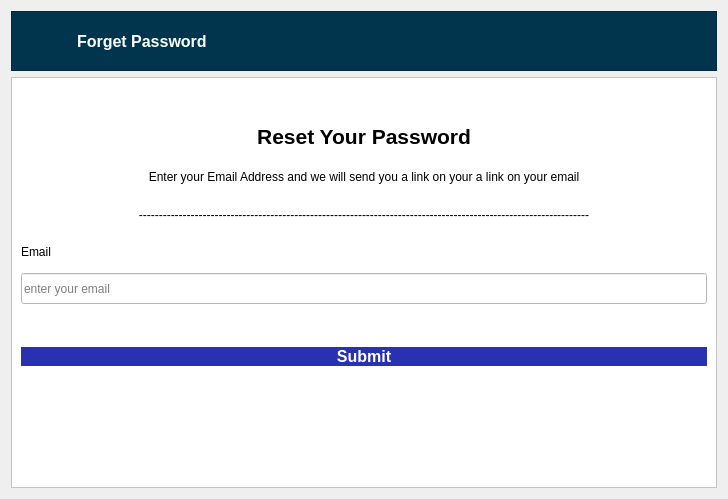
<?xml version="1.0" encoding="UTF-8"?>
<ui version="4.0">
 <class>forgetpasswordbutton</class>
 <widget class="QDialog" name="forgetpasswordbutton">
  <property name="geometry">
   <rect>
    <x>0</x>
    <y>0</y>
    <width>728</width>
    <height>499</height>
   </rect>
  </property>
  <property name="windowTitle">
   <string>Dialog</string>
  </property>
  <layout class="QVBoxLayout" name="verticalLayout">
   <item>
    <widget class="QFrame" name="frame">
     <property name="maximumSize">
      <size>
       <width>16777215</width>
       <height>60</height>
      </size>
     </property>
     <property name="styleSheet">
      <string notr="true">background-color: rgb(0,53,77)</string>
     </property>
     <property name="frameShape">
      <enum>QFrame::Shape::StyledPanel</enum>
     </property>
     <property name="frameShadow">
      <enum>QFrame::Shadow::Raised</enum>
     </property>
     <layout class="QHBoxLayout" name="horizontalLayout">
      <item>
       <widget class="QLabel" name="label">
        <property name="maximumSize">
         <size>
          <width>50</width>
          <height>46</height>
         </size>
        </property>
        <property name="styleSheet">
         <string notr="true">color: rgb(255, 255, 255);</string>
        </property>
        <property name="text">
         <string/>
        </property>
        <property name="pixmap">
         <pixmap>../../../../../Downloads/lock-solid-full.svg</pixmap>
        </property>
        <property name="scaledContents">
         <bool>true</bool>
        </property>
       </widget>
      </item>
      <item>
       <widget class="QLabel" name="label_2">
        <property name="font">
         <font>
          <pointsize>12</pointsize>
          <bold>true</bold>
         </font>
        </property>
        <property name="styleSheet">
         <string notr="true">color: rgb(255, 255, 255);</string>
        </property>
        <property name="text">
         <string>Forget Password</string>
        </property>
       </widget>
      </item>
     </layout>
    </widget>
   </item>
   <item>
    <widget class="QFrame" name="frame_2">
     <property name="styleSheet">
      <string notr="true">background-color:rgb(255, 255, 255);</string>
     </property>
     <property name="frameShape">
      <enum>QFrame::Shape::StyledPanel</enum>
     </property>
     <property name="frameShadow">
      <enum>QFrame::Shadow::Raised</enum>
     </property>
     <layout class="QVBoxLayout" name="verticalLayout_2">
      <item>
       <layout class="QHBoxLayout" name="horizontalLayout_2">
        <item>
         <widget class="QLabel" name="label_7">
          <property name="text">
           <string/>
          </property>
         </widget>
        </item>
        <item>
         <widget class="QLabel" name="label_8">
          <property name="maximumSize">
           <size>
            <width>100</width>
            <height>70</height>
           </size>
          </property>
          <property name="text">
           <string/>
          </property>
          <property name="pixmap">
           <pixmap>../../../../../Downloads/envelope-solid-full.svg</pixmap>
          </property>
          <property name="scaledContents">
           <bool>true</bool>
          </property>
         </widget>
        </item>
        <item>
         <widget class="QLabel" name="label_3">
          <property name="text">
           <string/>
          </property>
         </widget>
        </item>
       </layout>
      </item>
      <item>
       <widget class="QLabel" name="label_4">
        <property name="font">
         <font>
          <pointsize>16</pointsize>
          <bold>true</bold>
         </font>
        </property>
        <property name="text">
         <string>Reset Your Password</string>
        </property>
        <property name="alignment">
         <set>Qt::AlignmentFlag::AlignHCenter|Qt::AlignmentFlag::AlignTop</set>
        </property>
       </widget>
      </item>
      <item>
       <widget class="QLabel" name="label_5">
        <property name="text">
         <string>Enter your Email Address and we will send you a link on your a link on your email</string>
        </property>
        <property name="alignment">
         <set>Qt::AlignmentFlag::AlignCenter</set>
        </property>
       </widget>
      </item>
      <item>
       <widget class="QLabel" name="label_6">
        <property name="text">
         <string>-----------------------------------------------------------------------------------------------------------------</string>
        </property>
        <property name="alignment">
         <set>Qt::AlignmentFlag::AlignCenter</set>
        </property>
       </widget>
      </item>
      <item>
       <widget class="QLabel" name="label_14">
        <property name="text">
         <string>Email</string>
        </property>
       </widget>
      </item>
      <item>
       <widget class="QLineEdit" name="lineEdit">
        <property name="maximumSize">
         <size>
          <width>16777215</width>
          <height>150</height>
         </size>
        </property>
        <property name="placeholderText">
         <string>enter your email</string>
        </property>
       </widget>
      </item>
      <item>
       <widget class="QLabel" name="label_13">
        <property name="text">
         <string/>
        </property>
       </widget>
      </item>
      <item>
       <widget class="QPushButton" name="pushButton">
        <property name="font">
         <font>
          <pointsize>12</pointsize>
          <bold>true</bold>
         </font>
        </property>
        <property name="styleSheet">
         <string notr="true">background-color: rgb(40, 49, 175);color:rgb(255, 255, 255);
border-radius:10px;</string>
        </property>
        <property name="text">
         <string>Submit</string>
        </property>
        <property name="iconSize">
         <size>
          <width>20</width>
          <height>20</height>
         </size>
        </property>
       </widget>
      </item>
      <item>
       <widget class="QLabel" name="label_10">
        <property name="text">
         <string/>
        </property>
       </widget>
      </item>
      <item>
       <widget class="QLabel" name="label_11">
        <property name="text">
         <string/>
        </property>
       </widget>
      </item>
      <item>
       <widget class="QLabel" name="label_12">
        <property name="text">
         <string/>
        </property>
       </widget>
      </item>
     </layout>
    </widget>
   </item>
  </layout>
 </widget>
 <resources/>
 <connections/>
</ui>
